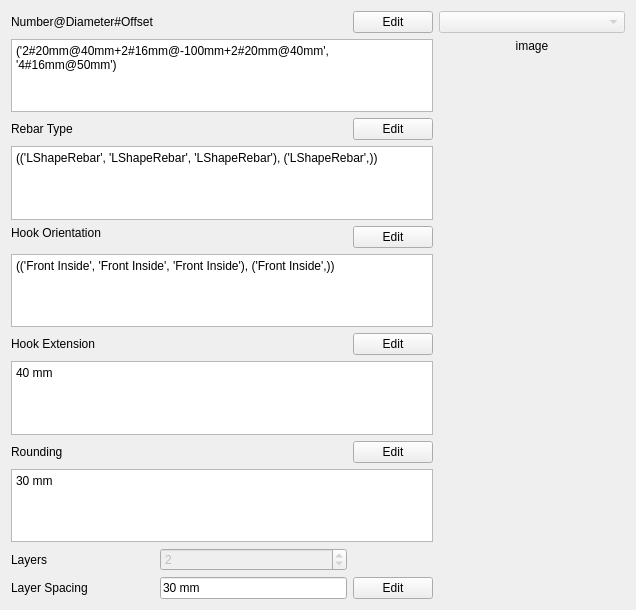
<?xml version="1.0" encoding="UTF-8"?>
<ui version="4.0">
 <class>Form</class>
 <widget class="QWidget" name="Form">
  <property name="geometry">
   <rect>
    <x>0</x>
    <y>0</y>
    <width>636</width>
    <height>610</height>
   </rect>
  </property>
  <property name="windowTitle">
   <string>Form</string>
  </property>
  <layout class="QGridLayout" name="gridLayout">
   <item row="0" column="0">
    <widget class="QLabel" name="numberDiameterOffsetLabel">
     <property name="minimumSize">
      <size>
       <width>0</width>
       <height>0</height>
      </size>
     </property>
     <property name="text">
      <string>Number@Diameter#Offset</string>
     </property>
    </widget>
   </item>
   <item row="0" column="2">
    <widget class="QPushButton" name="numberDiameterOffsetEditButton">
     <property name="text">
      <string>Edit</string>
     </property>
    </widget>
   </item>
   <item row="0" column="3" rowspan="4">
    <layout class="QVBoxLayout" name="ties_configurationLayout">
     <item>
      <widget class="Gui::PrefComboBox" name="ties_configuration">
       <property name="enabled">
        <bool>false</bool>
       </property>
       <property name="sizePolicy">
        <sizepolicy hsizetype="Preferred" vsizetype="Preferred">
         <horstretch>0</horstretch>
         <verstretch>0</verstretch>
        </sizepolicy>
       </property>
       <property name="prefEntry" stdset="0">
        <cstring></cstring>
       </property>
       <property name="prefPath" stdset="0">
        <cstring></cstring>
       </property>
      </widget>
     </item>
     <item>
      <widget class="QLabel" name="ties_configurationImage">
       <property name="sizePolicy">
        <sizepolicy hsizetype="Expanding" vsizetype="Expanding">
         <horstretch>0</horstretch>
         <verstretch>0</verstretch>
        </sizepolicy>
       </property>
       <property name="text">
        <string>image</string>
       </property>
       <property name="scaledContents">
        <bool>false</bool>
       </property>
       <property name="alignment">
        <set>Qt::AlignHCenter|Qt::AlignTop</set>
       </property>
      </widget>
     </item>
    </layout>
   </item>
   <item row="1" column="0" colspan="3">
    <widget class="QPlainTextEdit" name="numberDiameterOffset">
     <property name="enabled">
      <bool>true</bool>
     </property>
     <property name="readOnly">
      <bool>true</bool>
     </property>
     <property name="plainText">
      <string>('2#20mm@40mm+2#16mm@-100mm+2#20mm@40mm', '4#16mm@50mm')</string>
     </property>
    </widget>
   </item>
   <item row="2" column="0">
    <widget class="QLabel" name="rebarTypeLabel">
     <property name="text">
      <string>Rebar Type</string>
     </property>
    </widget>
   </item>
   <item row="2" column="2">
    <widget class="QPushButton" name="rebarTypeEditButton">
     <property name="text">
      <string>Edit</string>
     </property>
    </widget>
   </item>
   <item row="3" column="0" colspan="3">
    <widget class="QPlainTextEdit" name="rebarType">
     <property name="enabled">
      <bool>true</bool>
     </property>
     <property name="readOnly">
      <bool>true</bool>
     </property>
     <property name="plainText">
      <string>(('LShapeRebar', 'LShapeRebar', 'LShapeRebar'), ('LShapeRebar',))</string>
     </property>
    </widget>
   </item>
   <item row="4" column="0">
    <widget class="QLabel" name="hookOrientationLabel">
     <property name="sizePolicy">
      <sizepolicy hsizetype="Fixed" vsizetype="Preferred">
       <horstretch>0</horstretch>
       <verstretch>0</verstretch>
      </sizepolicy>
     </property>
     <property name="minimumSize">
      <size>
       <width>127</width>
       <height>0</height>
      </size>
     </property>
     <property name="text">
      <string>Hook Orientation</string>
     </property>
    </widget>
   </item>
   <item row="4" column="2" rowspan="2">
    <widget class="QPushButton" name="hookOrientationEditButton">
     <property name="text">
      <string>Edit</string>
     </property>
    </widget>
   </item>
   <item row="6" column="0" colspan="3">
    <widget class="QPlainTextEdit" name="hookOrientation">
     <property name="readOnly">
      <bool>true</bool>
     </property>
     <property name="plainText">
      <string>(('Front Inside', 'Front Inside', 'Front Inside'), ('Front Inside',))</string>
     </property>
    </widget>
   </item>
   <item row="7" column="0">
    <widget class="QLabel" name="hookExtensionLabel">
     <property name="text">
      <string>Hook Extension</string>
     </property>
    </widget>
   </item>
   <item row="7" column="2">
    <widget class="QPushButton" name="hookExtensionEditButton">
     <property name="text">
      <string>Edit</string>
     </property>
    </widget>
   </item>
   <item row="8" column="0" colspan="3">
    <widget class="QPlainTextEdit" name="hookExtension">
     <property name="readOnly">
      <bool>true</bool>
     </property>
     <property name="plainText">
      <string>40 mm</string>
     </property>
    </widget>
   </item>
   <item row="9" column="0">
    <widget class="QLabel" name="LRebarRoundingLabel">
     <property name="text">
      <string>Rounding</string>
     </property>
    </widget>
   </item>
   <item row="9" column="2">
    <widget class="QPushButton" name="LRebarRoundingEditButton">
     <property name="text">
      <string>Edit</string>
     </property>
    </widget>
   </item>
   <item row="10" column="0" colspan="3">
    <widget class="QPlainTextEdit" name="LRebarRounding">
     <property name="readOnly">
      <bool>true</bool>
     </property>
     <property name="plainText">
      <string>30 mm</string>
     </property>
    </widget>
   </item>
   <item row="11" column="0">
    <widget class="QLabel" name="layersLabel">
     <property name="text">
      <string>Layers</string>
     </property>
    </widget>
   </item>
   <item row="11" column="1">
    <widget class="Gui::PrefSpinBox" name="layers">
     <property name="enabled">
      <bool>false</bool>
     </property>
     <property name="minimum">
      <number>1</number>
     </property>
     <property name="value">
      <number>2</number>
     </property>
    </widget>
   </item>
   <item row="12" column="0">
    <widget class="QLabel" name="layerSpacingLabel">
     <property name="text">
      <string>Layer Spacing</string>
     </property>
    </widget>
   </item>
   <item row="12" column="1">
    <widget class="Gui::PrefLineEdit" name="layerSpacing">
     <property name="enabled">
      <bool>true</bool>
     </property>
     <property name="focusPolicy">
      <enum>Qt::StrongFocus</enum>
     </property>
     <property name="text">
      <string>30 mm</string>
     </property>
     <property name="readOnly">
      <bool>true</bool>
     </property>
    </widget>
   </item>
   <item row="12" column="2">
    <widget class="QPushButton" name="layerSpacingEditButton">
     <property name="text">
      <string>Edit</string>
     </property>
    </widget>
   </item>
   <item row="4" column="3" rowspan="9">
    <spacer name="verticalSpacer">
     <property name="orientation">
      <enum>Qt::Vertical</enum>
     </property>
     <property name="sizeHint" stdset="0">
      <size>
       <width>169</width>
       <height>375</height>
      </size>
     </property>
    </spacer>
   </item>
  </layout>
 </widget>
 <customwidgets>
  <customwidget>
   <class>Gui::PrefSpinBox</class>
   <extends>QSpinBox</extends>
   <header>Gui/PrefWidgets.h</header>
  </customwidget>
  <customwidget>
   <class>Gui::PrefComboBox</class>
   <extends>QComboBox</extends>
   <header>Gui/PrefWidgets.h</header>
  </customwidget>
  <customwidget>
   <class>Gui::PrefLineEdit</class>
   <extends>QLineEdit</extends>
   <header>Gui/PrefWidgets.h</header>
  </customwidget>
 </customwidgets>
 <resources/>
 <connections/>
</ui>
